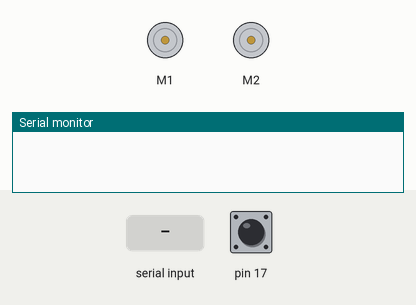
The sketch below on a simulated Arduino Leonardo, built with avr-gcc and run on an emulated ATmega32U4. Parts: 2 × DC motor (green arrow = forward, orange = backward, longer = faster), the last lines printed to the serial monitor. The inputs (shaded band) are chosen by the test bench; at power-on: pin 17 HIGH.

Above: at 0.8 s.
0.9 s: pin 17 pulled LOW for 0.15 s
4.0 s: "S:90\n" received over the second serial link
At 5.7 s:
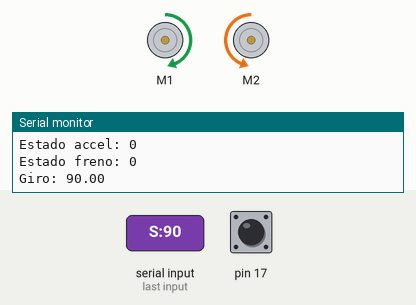
7.0 s: "S:\n" received over the second serial link
Timing chart, 0 to 10.0 s (numbered marks = the images above; inputs shaded):
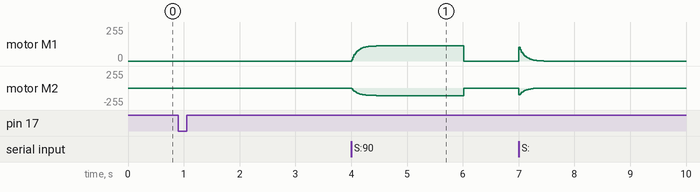

The sketch:

MotorTest.ino
```cpp
/* This example drives Zumo forward and backward and allows steering.  The yellow user LED is on when Zumo is accelerating and the red
when it is decelerating.
If a motor on your Zumo has been flipped, you can correct its
direction by uncommenting the call to flipLeftMotor() or
flipRightMotor() in the setup() function. */

#include <Wire.h>
#include <Zumo32U4.h>

Zumo32U4Motors motors;
Zumo32U4ButtonC buttonC;

const int MAX_SPEED = 400; // El Zumo 32U4 acepta valores de -400 a 400
const float ALFA_VELOCIDAD = 0.03;
const float ALFA_GIRO = 0.1; // Para suavizar cambios bruscos en el giro
const float COEF_GIRO = 2.0;

const unsigned long INTERVALO_TELEMETRIA = 300; // 100ms = 10 Hz (suficiente para gráficas)

// Definimos el "Estado" del robot
struct RobotState {
    float giro_objetivo;
    float giro_actual;             // Giro actual suavizado
    float velocidad_objetivo;
    float velocidad_actual;         // Velocidad actual suavizada
    bool pedalAcel;      // Estado del acelerador
    bool pedalFreno;     // Estado del freno
    unsigned long ultimoEnvioTelemetria; // Para controlar el tiempo
    unsigned long ultimoComandoRecibido; // Para seguridad (timeout)
  } g_zumo = {0.0, 0.0, false, false, 0, 0}; // Instancia única global

void setup()
{
  // Uncomment if necessary to correct motor directions:
  //motors.flipLeftMotor(true);
  //motors.flipRightMotor(true);
  Serial.begin(9600);
  Serial1.begin(9600);

  // Wait for the user to press button C.
  buttonC.waitForButton();

  // Delay so that the robot does not move away while the user is
  // still touching it.
  delay(2000);
}

void procesar_comando(String comando) {
  g_zumo.ultimoComandoRecibido = millis(); // Actualizamos el tiempo del último comando recibido
  if (comando.startsWith("S:")) {
      g_zumo.giro_objetivo = comando.substring(2).toInt();
  }
  else if (comando.startsWith("P:")) {
      String accion = comando.substring(2);

      if (accion == "ACC_ON")   {
        g_zumo.pedalAcel = true;
        Serial.println("Aceleración ON");
        g_zumo.velocidad_objetivo = 250;
        ledYellow(1);
      }
      // if (accion == "ACC_OFF")  {
      //   g_zumo.pedalAcel = false;
      //   Serial.println("Aceleración OFF");
      // }
      else if (accion == "BRAKE_ON") {
        g_zumo.pedalFreno = true;
        g_zumo.velocidad_objetivo = -250;
        ledYellow(1);
        //Serial.println("Freno ON");
      }
      // if (accion == "BRAKE_OFF") {
      //   g_zumo.pedalFreno = false;
      //   //Serial.println("Freno OFF");
      // }
      else if (accion == "STOP") {
        g_zumo.pedalAcel = false;
        g_zumo.pedalFreno = false;
        g_zumo.velocidad_objetivo = 0;
        //alfa_velocidad = ALFA_NEUTRO;
        ledYellow(0);
        ledRed(0);
        //Serial.println("Pedales OFF");
      }

  }
}

void actualizar_motores() {
  // Seguridad: Si no hay noticias de la ESP32 hace más de 500ms, PARADA TOTAL
    if (millis() - g_zumo.ultimoComandoRecibido > 2000) {
        g_zumo.velocidad_objetivo = 0;
        g_zumo.giro_objetivo = 0;
        motors.setSpeeds(0, 0);
        ledRed(1); // Aviso visual de pérdida de enlace
        return;
    }

  // Filtro de paso bajo para el giro
  g_zumo.giro_actual = (ALFA_GIRO * g_zumo.giro_objetivo) + (1.0 - ALFA_GIRO) * g_zumo.giro_actual;

  // 2. Suavizar velocidad (Filtro)
  g_zumo.velocidad_actual = (ALFA_VELOCIDAD * g_zumo.velocidad_objetivo) + (1.0 - ALFA_VELOCIDAD) * g_zumo.velocidad_actual;

  // 3. Mezclar Velocidad + Giro (Diferencial)
  // El giro suma a un lado y resta al otro
  float diferencia = g_zumo.giro_actual * COEF_GIRO;
  int vel_izq = g_zumo.velocidad_actual + diferencia;
  int vel_der = g_zumo.velocidad_actual - diferencia;

  // 4. Limitar y aplicar
  vel_izq = constrain(vel_izq, -MAX_SPEED, MAX_SPEED);
  vel_der = constrain(vel_der, -MAX_SPEED, MAX_SPEED);

  motors.setSpeeds(vel_izq, vel_der);
}

void enviar_telemetria() {
    unsigned long tiempoActual = millis();

    // Comprobamos si ha pasado el intervalo (ej. 100ms)
    if (tiempoActual - g_zumo.ultimoEnvioTelemetria >= INTERVALO_TELEMETRIA) {
        // Calculamos una velocidad media aproximada para enviar
        // (En el Zumo 32U4 podrías usar los encoders para velocidad real)
        int velocidad_a_enviar = (int)g_zumo.velocidad_actual;

        Serial1.print("VR:"); // Usamos VR para que tu Python lo reconozca
        Serial1.println(velocidad_a_enviar);

        Serial.print("VR:"); // Usamos VR para que tu Python lo reconozca
        Serial.println(velocidad_a_enviar);

        Serial.print("Estado accel: ");
        Serial.println(g_zumo.pedalAcel);

        Serial.print("Estado freno: ");
        Serial.println(g_zumo.pedalFreno);

        Serial.print("Giro: ");
        Serial.println(g_zumo.giro_actual);

        // Actualizamos el cronómetro
        g_zumo.ultimoEnvioTelemetria = tiempoActual;
    }
}

void loop()
{
  // 1. Comprobar si hay comando de la ESP32 y procesarlo
    if (Serial1.available() > 0) {
        String comando = Serial1.readStringUntil('\n');
        comando.trim();
        procesar_comando(comando);
        //actualizar_motores();
    }

  // 2. Aplicar la lógica de control para actualizar motores
  actualizar_motores();

  // 3. Enviar datos de vuelta (Solo cuando toque, ej. 10 Hz)
  enviar_telemetria();

  delay(10); // Mantiene el loop a ~100Hz
}
```

Measured:
- after the input at 4.0 s, motor M1: rises from stopped to forward 114/255 in 0.52 s, then falls to stopped in 1.5 s
